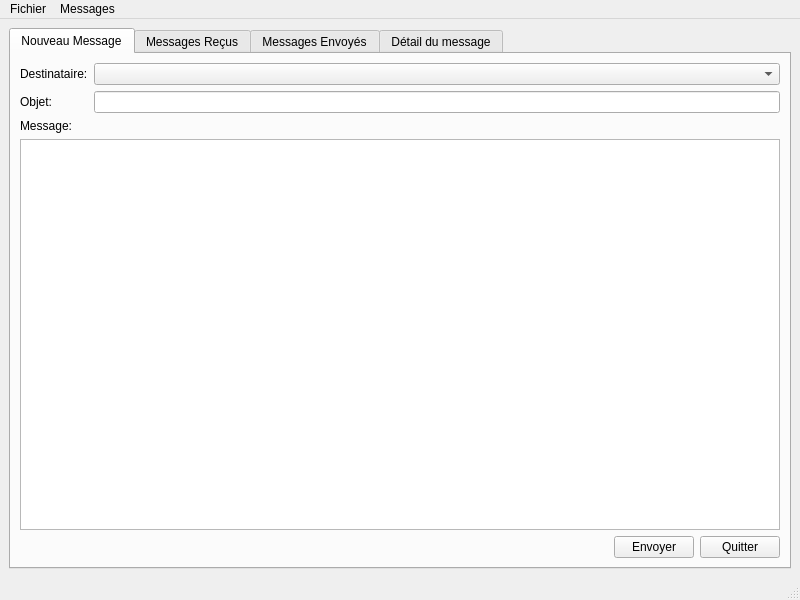
<?xml version="1.0" encoding="UTF-8"?>
<ui version="4.0">
 <class>UIMessageGestionnaire</class>
 <widget class="QMainWindow" name="UIMessageGestionnaire">
  <property name="geometry">
   <rect>
    <x>0</x>
    <y>0</y>
    <width>800</width>
    <height>600</height>
   </rect>
  </property>
  <property name="windowTitle">
   <string>Messagerie Interne - Administrateur</string>
  </property>
  <widget class="QWidget" name="centralwidget">
   <layout class="QVBoxLayout" name="verticalLayout">
    <item>
     <widget class="QTabWidget" name="tabWidgetMessages">
      <property name="currentIndex">
       <number>0</number>
      </property>
      <widget class="QWidget" name="tabNewMessage">
       <attribute name="title">
        <string>Nouveau Message</string>
       </attribute>
       <layout class="QVBoxLayout" name="verticalLayout_2">
        <item>
         <layout class="QFormLayout" name="formLayout">
          <item row="0" column="0">
           <widget class="QLabel" name="labelReceiver">
            <property name="text">
             <string>Destinataire:</string>
            </property>
           </widget>
          </item>
          <item row="0" column="1">
           <widget class="QComboBox" name="comboBoxReceiver">
            <property name="minimumSize">
             <size>
              <width>300</width>
              <height>0</height>
             </size>
            </property>
           </widget>
          </item>
          <item row="1" column="0">
           <widget class="QLabel" name="labelSubject">
            <property name="text">
             <string>Objet:</string>
            </property>
           </widget>
          </item>
          <item row="1" column="1">
           <widget class="QLineEdit" name="lineEditSubject"/>
          </item>
         </layout>
        </item>
        <item>
         <widget class="QLabel" name="labelMessage">
          <property name="text">
           <string>Message:</string>
          </property>
         </widget>
        </item>
        <item>
         <widget class="QTextEdit" name="textEditMessageContent"/>
        </item>
        <item>
         <layout class="QHBoxLayout" name="horizontalLayout">
          <item>
           <spacer name="horizontalSpacer">
            <property name="orientation">
             <enum>Qt::Horizontal</enum>
            </property>
            <property name="sizeHint" stdset="0">
             <size>
              <width>40</width>
              <height>20</height>
             </size>
            </property>
           </spacer>
          </item>
          <item>
           <widget class="QPushButton" name="pushButtonSend">
            <property name="text">
             <string>Envoyer</string>
            </property>
            <property name="icon">
             <iconset theme="mail-send">
              <normaloff>.</normaloff>.</iconset>
            </property>
           </widget>
          </item>
          <item>
           <widget class="QPushButton" name="pushButtonQuit">
            <property name="text">
             <string>Quitter</string>
            </property>
            <property name="icon">
             <iconset theme="cancel">
              <normaloff>.</normaloff>.</iconset>
            </property>
           </widget>
          </item>
         </layout>
        </item>
       </layout>
      </widget>
      <widget class="QWidget" name="tabReceived">
       <attribute name="title">
        <string>Messages Reçus</string>
       </attribute>
       <layout class="QVBoxLayout" name="verticalLayout_3">
        <item>
         <widget class="QTableView" name="tableViewReceived">
          <property name="alternatingRowColors">
           <bool>true</bool>
          </property>
          <property name="selectionBehavior">
           <enum>QAbstractItemView::SelectRows</enum>
          </property>
         </widget>
        </item>
        <item>
         <layout class="QHBoxLayout" name="horizontalLayout_2">
          <item>
           <widget class="QPushButton" name="pushButtonRefresh">
            <property name="text">
             <string>Actualiser</string>
            </property>
            <property name="icon">
             <iconset theme="view-refresh">
              <normaloff>.</normaloff>.</iconset>
            </property>
           </widget>
          </item>
          <item>
           <spacer name="horizontalSpacer_2">
            <property name="orientation">
             <enum>Qt::Horizontal</enum>
            </property>
            <property name="sizeHint" stdset="0">
             <size>
              <width>40</width>
              <height>20</height>
             </size>
            </property>
           </spacer>
          </item>
          <item>
           <widget class="QPushButton" name="pushButtonDelete">
            <property name="text">
             <string>Supprimer</string>
            </property>
            <property name="icon">
             <iconset theme="edit-delete">
              <normaloff>.</normaloff>.</iconset>
            </property>
           </widget>
          </item>
         </layout>
        </item>
       </layout>
      </widget>
      <widget class="QWidget" name="tabSent">
       <attribute name="title">
        <string>Messages Envoyés</string>
       </attribute>
       <layout class="QVBoxLayout" name="verticalLayout_4">
        <item>
         <widget class="QTableView" name="tableViewSent">
          <property name="alternatingRowColors">
           <bool>true</bool>
          </property>
          <property name="selectionBehavior">
           <enum>QAbstractItemView::SelectRows</enum>
          </property>
         </widget>
        </item>
        <item>
         <layout class="QHBoxLayout" name="horizontalLayout_3">
          <item>
           <widget class="QPushButton" name="pushButtonRefreshSent">
            <property name="text">
             <string>Actualiser</string>
            </property>
            <property name="icon">
             <iconset theme="view-refresh">
              <normaloff>.</normaloff>.</iconset>
            </property>
           </widget>
          </item>
          <item>
           <spacer name="horizontalSpacer_3">
            <property name="orientation">
             <enum>Qt::Horizontal</enum>
            </property>
            <property name="sizeHint" stdset="0">
             <size>
              <width>40</width>
              <height>20</height>
             </size>
            </property>
           </spacer>
          </item>
          <item>
           <widget class="QPushButton" name="pushButtonDeleteSent">
            <property name="text">
             <string>Supprimer</string>
            </property>
            <property name="icon">
             <iconset theme="edit-delete">
              <normaloff>.</normaloff>.</iconset>
            </property>
           </widget>
          </item>
         </layout>
        </item>
       </layout>
      </widget>
      <widget class="QWidget" name="tabDetail">
       <attribute name="title">
        <string>Détail du message</string>
       </attribute>
       <layout class="QVBoxLayout" name="verticalLayout_5">
        <item>
         <layout class="QGridLayout" name="gridLayout">
          <item row="0" column="0">
           <widget class="QLabel" name="labelSender">
            <property name="text">
             <string>De:</string>
            </property>
           </widget>
          </item>
          <item row="0" column="1">
           <widget class="QLabel" name="labelSenderValue">
            <property name="text">
             <string/>
            </property>
           </widget>
          </item>
          <item row="1" column="0">
           <widget class="QLabel" name="labelDate">
            <property name="text">
             <string>Date:</string>
            </property>
           </widget>
          </item>
          <item row="1" column="1">
           <widget class="QLabel" name="labelDateValue">
            <property name="text">
             <string/>
            </property>
           </widget>
          </item>
          <item row="2" column="0">
           <widget class="QLabel" name="labelSubjectDetail">
            <property name="text">
             <string>Objet:</string>
            </property>
           </widget>
          </item>
          <item row="2" column="1">
           <widget class="QLabel" name="labelSubjectValue">
            <property name="text">
             <string/>
            </property>
           </widget>
          </item>
         </layout>
        </item>
        <item>
         <widget class="QLabel" name="labelContent">
          <property name="text">
           <string>Contenu:</string>
          </property>
         </widget>
        </item>
        <item>
         <widget class="QTextBrowser" name="textBrowserContent"/>
        </item>
        <item>
         <layout class="QHBoxLayout" name="horizontalLayout_4">
          <item>
           <spacer name="horizontalSpacer_4">
            <property name="orientation">
             <enum>Qt::Horizontal</enum>
            </property>
            <property name="sizeHint" stdset="0">
             <size>
              <width>40</width>
              <height>20</height>
             </size>
            </property>
           </spacer>
          </item>
          <item>
           <widget class="QPushButton" name="pushButtonReply">
            <property name="text">
             <string>Répondre</string>
            </property>
            <property name="icon">
             <iconset theme="mail-reply">
              <normaloff>.</normaloff>.</iconset>
            </property>
           </widget>
          </item>
          <item>
           <widget class="QPushButton" name="pushButtonBackToList">
            <property name="text">
             <string>Retour à la liste</string>
            </property>
            <property name="icon">
             <iconset theme="go-previous">
              <normaloff>.</normaloff>.</iconset>
            </property>
           </widget>
          </item>
         </layout>
        </item>
       </layout>
      </widget>
     </widget>
    </item>
   </layout>
  </widget>
  <widget class="QMenuBar" name="menubar">
   <property name="geometry">
    <rect>
     <x>0</x>
     <y>0</y>
     <width>800</width>
     <height>21</height>
    </rect>
   </property>
   <widget class="QMenu" name="menuFichier">
    <property name="title">
     <string>Fichier</string>
    </property>
    <addaction name="actionNouveau_message"/>
    <addaction name="actionQuitter"/>
   </widget>
   <widget class="QMenu" name="menuMessages">
    <property name="title">
     <string>Messages</string>
    </property>
    <addaction name="actionActualiser"/>
    <addaction name="actionSupprimer"/>
   </widget>
   <addaction name="menuFichier"/>
   <addaction name="menuMessages"/>
  </widget>
  <widget class="QStatusBar" name="statusbar"/>
  <action name="actionNouveau_message">
   <property name="text">
    <string>Nouveau message</string>
   </property>
  </action>
  <action name="actionQuitter">
   <property name="text">
    <string>Quitter</string>
   </property>
  </action>
  <action name="actionActualiser">
   <property name="text">
    <string>Actualiser</string>
   </property>
  </action>
  <action name="actionSupprimer">
   <property name="text">
    <string>Supprimer</string>
   </property>
  </action>
 </widget>
 <resources/>
 <connections>
  <connection>
   <sender>pushButtonBackToList</sender>
   <signal>clicked()</signal>
   <receiver>tabWidgetMessages</receiver>
   <slot>tabCloseRequested(int)</slot>
   <hints>
    <hint type="sourcelabel">
     <x>691</x>
     <y>538</y>
    </hint>
    <hint type="destinationlabel">
     <x>399</x>
     <y>289</y>
    </hint>
   </hints>
  </connection>
 </connections>
</ui>
